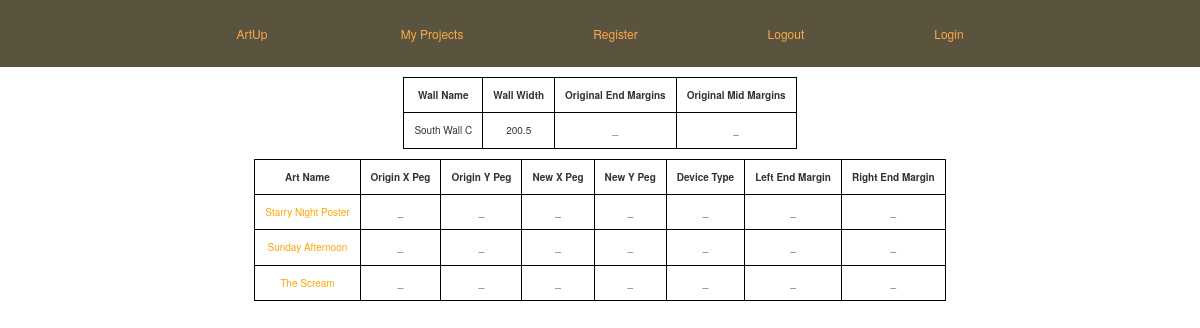
/calcdisplay/22, run on the app's committed database.
### model.py (models this page shows, shortened)
class Wall(db.Model):
    __tablename__ = "walls"
    wall_id = db.Column(db.Integer, autoincrement=True, primary_key=True)
    project_id = db.Column(db.Integer, db.ForeignKey('projects.project_id'))
    wall_name = db.Column(db.String(64), nullable=True, default='Wall')
    wall_width = db.Column(db.Integer, nullable=False)
    wall_height = db.Column(db.Integer, nullable=False)
    center_line = db.Column(db.Integer, default=58, nullable=True)
    wall_img = db.Column(db.String(200), nullable=True)
    offset_percent = db.Column(db.String(64), default=3000, nullable=True)

class Art(db.Model):
    __tablename__ = "arts"
    art_id = db.Column(db.Integer, autoincrement=True, primary_key=True)
    art_name = db.Column(db.String, nullable=True, default='Stock Artwork')
    device_code = db.Column(db.String, nullable=False, default='none')
    art_height = db.Column(db.Integer, nullable=False)
    art_width = db.Column(db.Integer, nullable=False)
    device_distance = db.Column(db.Integer, default=0, nullable=True)
    art_img = db.Column(db.String(200), nullable=True)

### server.py (the view)
@app.route('/calcdisplay/<int:wall_art_id>')
def calcs(wall_art_id):
    cur_ref_obj = Wall_Art.query.filter(Wall_Art.wall_art_id == wall_art_id).first()
    cur_wall_id = cur_ref_obj.wall_id
    cur_wall_obj = Wall.query.filter(Wall.wall_id == cur_wall_id).first()
    ref_by_wall_obj = Wall_Art.query.filter(Wall_Art.wall_id == cur_wall_id).all()
    wall_width = cur_wall_obj.wall_width
    art_objs = Art.query.filter(Art.art_id == Wall_Art.art_id).all()
    wall = cur_wall_obj.__dict__
    wall.pop('_sa_instance_state')
    art_ids = []
    for obj in ref_by_wall_obj:
        art_id = obj.art_id
        art_ids.append(art_id)
    art_objs = []
    for num in art_ids:
        art_obj = Art.query.filter(Art.art_id == num).first()
        art_objs.append(art_obj)
    art_widths = []
    for i in art_objs:
        art_widths.append(art_obj.art_width)
        if sum(art_widths) >= wall_width:
            db.session.delete(cur_ref_obj)
            flash("Art width exceeds wall space")
            return render_template("homepage.html")
        else:
            art = []
            for i in art_objs:
                a = i.__dict__
                if '_sa_instance_state' in a:
                    a.pop('_sa_instance_state')
                art.append(a)
            return render_template("calc_display.html", wall=wall, art=art)

### templates/calc_display.html (shortened to what this page needs)
{% extends 'base.html' %}
{% block head %}
 <link rel="stylesheet" type="text/css" href="/static/calc_style.css">
{% endblock %}
{% block content %}
	<div class="user_view_wall">
		<p>
			<table>
				<tr>
				 	<th id ='wall-name'> Wall Name </th>
				 	<th id ='wall-width'> Wall Width</th>
				 	<th>Original End Margins</th>
				 	{% if art|length != 1 %}
				 		<th>Original Mid Margins</th>
				 	{% endif %}
				 </tr>
				 <tr>
				  	<td id ='wall-name'> {{wall.wall_name}} </td>
				  	<td id ='wall-width'> {{wall.wall_width / 1000}}</td>
				  	<td id ='EMO'> _</td>
				  	<td id ='MMO'> _</td>
				  </tr>
			</table>
		<p>
	<div class="user_view_art">
		<p><table>
			<tr>
			    <th>Art Name</th>
			    <th>Origin X Peg </th>
			    <th>Origin Y Peg </th>
			    <th>New X Peg </th>
			    <th>New Y Peg </th>
			    <th>Device Type </th>
			    <th>Left End Margin </th>
			    <th>Right End Margin </th>
			</tr>
			{% for item in art %}
			 <tr>
				<td class="user_view_output" id="{{ item.art_name }}">
					{{ item.art_name }} </td>
				<td id ='{{item.art_name}}_OX'> _</td>
				<td id ='{{item.art_name}}_OY'> _</td>
				<td id ='{{item.art_name}}_X'> _</td>
				<td id ='{{item.art_name}}_Y'> _</td>
				<td id ='{{item.art_name}}_D'> _</td>
				<td id ='{{item.art_name}}_LEM'> _</td>
				<td id ='{{item.art_name}}_REM'> _</td>
			  </tr>
			{% endfor %}
		</table>
	</div>
{% endblock %}

### static/styles.css (style rules this page uses)
* { box-sizing: border-box; }
body { text-align: center; }

### static/calc_style.css (style rules this page uses)
table, th, td { border: 1px solid black; border-collapse: collapse; font-size: 10px; text-align: center; margin: 0 auto; }
th, td { padding: 10px; }
.user_view_output { color: orange; text-align: center; }

### data on the page
Wall: wall_name "South Wall C", wall.wall_width/1000 "200.5"
Art: art_name "Starry Night Poster"
Art: art_name "Sunday Afternoon"
Art: art_name "The Scream"
